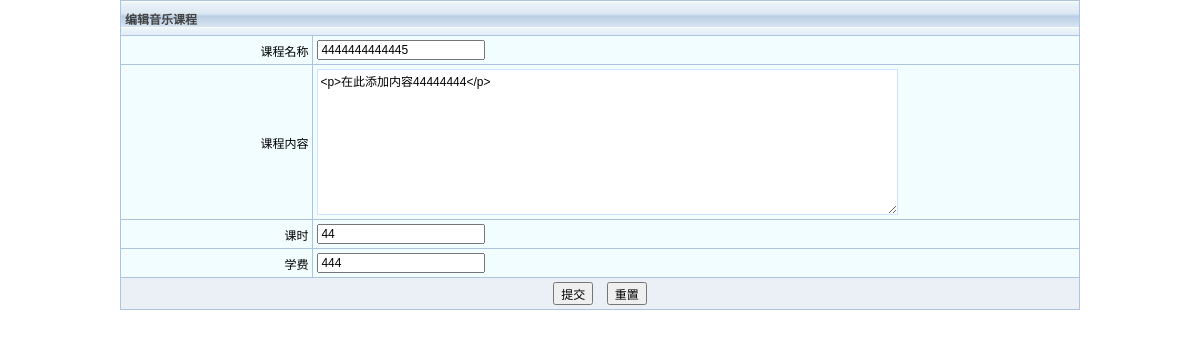
Page /bookshop/admin/editcourse.php?id=5 on the committed database.
### tables this page shows
CREATE TABLE `course` (
  `id` int(11) NOT NULL AUTO_INCREMENT,
  `coursename` varchar(255) DEFAULT NULL,
  `contents` text,
  `coursetime` varchar(255) DEFAULT NULL,
  `money` varchar(255) DEFAULT NULL,
  PRIMARY KEY (`id`)
);

### bookshop/admin/func.php (called while the page is built, shortened)
<?php
$db = db_connect();
function check($str){
	global $db;
	$str = trim($str);
	$sql = $str;
	$result = mysql_query($sql,$db) or db_error();
	return $result;
}
?>

### bookshop/admin/editcourse.php (the view, shortened to what this page needs)
<!DOCTYPE html PUBLIC "-//W3C//DTD XHTML 1.0 Transitional//EN" "http://www.w3.org/TR/xhtml1/DTD/xhtml1-transitional.dtd">
<html xmlns="http://www.w3.org/1999/xhtml">
<head>
<link href="css/four.css" rel="stylesheet" type="text/css" />
</head>
<body>
<table width="100%" border="0" cellpadding="0" cellspacing="0">
	<tr valign="top">
		<td bgcolor="#FFFFFF">
		<form action="coursefunc.php?method=update" method="post"
			name="myform" onsubmit="return check()">
		<table width="80%" border="0" align="center" cellpadding="4"
			cellspacing="1" bgcolor="#aec3de">
			<tr align="center" bgcolor="#F2FDFF">
				<td align="left" colspan="2" class="optiontitle">编辑音乐课程</td>
			</tr>
			<?php
			require 'func.php';
			$id=$_REQUEST["id"];
			$str="select * from course where id = '$id'";
			$result = check($str);
			while($rs=mysql_fetch_object($result)){
				?>
			<tr align="center" bgcolor="#F2FDFF">
				<td width="20%" align="right">课程名称</td>
				<td align="left"><input type="text" name="coursename"
					style="width: 160px" value="<?php echo $rs->coursename ?>" /></td>
			</tr>
			<tr align="center" bgcolor="#F2FDFF">
				<td width="20%" align="right">课程内容</td>
				<td align="left">
				<textarea cols="80" id="contents" name="contents" rows="10"><?php echo $rs->contents ?></textarea>
				</td>
			</tr>
			<tr align="center" bgcolor="#F2FDFF">
				<td width="20%" align="right">课时</td>
				<td align="left"><input type="text" name="coursetime"
					style="width: 160px" value="<?php echo $rs->coursetime ?>" /></td>
			</tr>
			<tr align="center" bgcolor="#F2FDFF">
				<td width="20%" align="right">学费</td>
				<td align="left"><input type="text" name="money"
					style="width: 160px" value="<?php echo $rs->money ?>" /></td>
			</tr>
			<?php } ?>
			<tr align="center" bgcolor="#ebf0f7">
				<td colspan="2"><input type="submit" name="Submit" value="提交" />&nbsp;&nbsp;&nbsp;&nbsp;<input
					type="reset" name="Submit2" value="重置" /></td>
			</tr>
		</table>
		</form>
		</td>
	</tr>
</table>
</body>
</html>

### bookshop/admin/css/four.css (style rules this page uses)
body { margin:0; SCROLLBAR-FACE-COLOR: #C2D4E7; SCROLLBAR-HIGHLIGHT-COLOR: #AEC3DE; SCROLLBAR-SHADOW-COLOR: #AEC3DE; SCROLLBAR-DARKSHADOW-COLOR: #AEC3DE; SCROLLBAR-3DLIGHT-COLOR: #AEC3DE; SCROLLBAR-ARROW-COLOR: #C2D4E7; SCROLLBAR-TRACK-COLOR: #E6F3FF; }
td { font-family: Helvetica, sans-serif, "宋体"; font-size: 12px; color: #000000; text-decoration: none; }
input { font-size: 12px; }
textarea { font-size: 12px; }
.optiontitle { font-weight: bold; color: #434343; height: 26px; background-image:url( ../images/table_header.gif); }
textarea { BACKGROUND-COLOR: ffffff;BORDER: #CCE6FF 1px solid; FONT-SIZE: 12px; font-family:Verdana, Arial, Helvetica, sans-serif, "宋体"; }

### rows in the picture
course: coursename "4444444444445", contents "<p>在此添加内容44444444</p>", coursetime "44", money "444"
